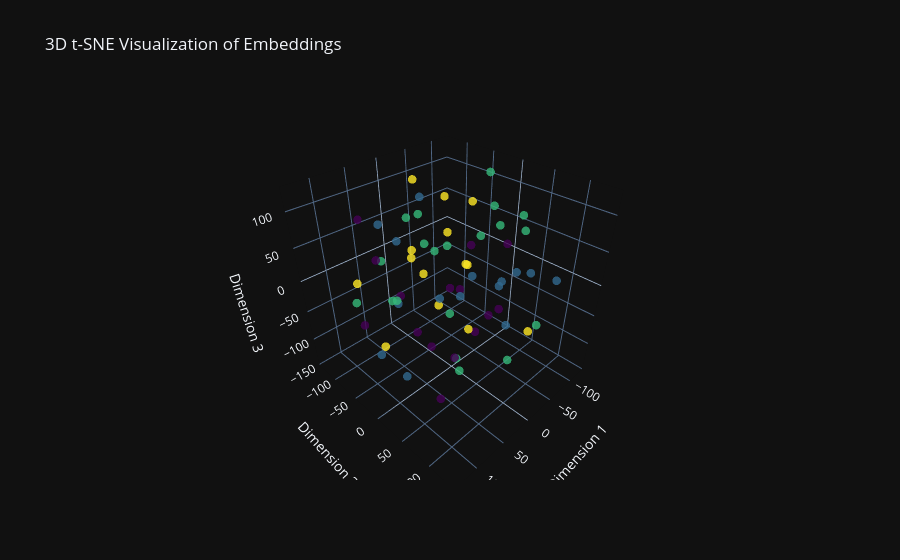

Here is the notebook cell this chart was saved with:
### Markdown cell above
This code snippet provides a summary for generating a 3D t-SNE visualization of embeddings using Plotly. It demonstrates how words that are similar to each other are positioned closer together.

### Code cell
# Get the first batch from the validation data
batch = next(iter(valid_dataloader))

# Extract the text and offsets from the batch
label, text, offsets = batch

# Send the data to the device (GPU if available)
text = text.to(device)
offsets = offsets.to(device)

# Get the embeddings bag output for the batch
embedded = model.embedding(text, offsets)

# Convert the embeddings tensor to a numpy array
embeddings_numpy = embedded.detach().cpu().numpy()

# Perform t-SNE on the embeddings to reduce their dimensionality to 3D.
X_embedded_3d = TSNE(n_components=3).fit_transform(embeddings_numpy)

# Create a 3D scatter plot using Plotly
trace = go.Scatter3d(
    x=X_embedded_3d[:, 0],
    y=X_embedded_3d[:, 1],
    z=X_embedded_3d[:, 2],
    mode='markers',
    marker=dict(
        size=5,
        color=label.numpy(),  # Use label information for color
        colorscale='Viridis',  # Choose a colorscale
        opacity=0.8
    )
)

layout = go.Layout(title="3D t-SNE Visualization of Embeddings",
                   scene=dict(xaxis_title='Dimension 1',
                              yaxis_title='Dimension 2',
                              zaxis_title='Dimension 3'))

fig = go.Figure(data=[trace], layout=layout)
fig.show()

### Figure 1 — Plotly figure (JSON) as saved in the notebook; plotly's stock layout.template omitted (floating-point values rounded to 4 significant figures)
{"data": [{"marker": {"color": [2, 2, 0, 1, 2, 3, 2, 3, 2, 1, 3, 3, 0, 2, 1, 0, 2, 0, 2, 2, 0, 1, 2, 1, 1, 3, 2, 3, 0, 1, 2, 2, 0, 3, 3, 2, 1, 0, 1, 0, 2, 2, 0, 1, 1, 3, 3, 1, 2, 1, 3, 1, 0, 0, 0, 0, 3, 2, 0, 3, 1, 2, 3, 2], "colorscale": [[0.0, "#440154"], [0.1111, "#482878"], [0.2222, "#3e4989"], [0.3333, "#31688e"], [0.4444, "#26828e"], [0.5556, "#1f9e89"], [0.6667, "#35b779"], [0.7778, "#6ece58"], [0.8889, "#b5de2b"], [1.0, "#fde725"]], "opacity": 0.8, "size": 5}, "mode": "markers", "x": [-45.32, -61.91, -80.95, 64.98, 104.4, -32.01, 14.55, -52.71, -96.42, 110.9, -74.14, 1.548, -121.7, -55.95, 75.27, 29.97, -57.57, 91.0, -10.72, -80.09, -19.59, 30.96, -51.29, -68.6, 56.67, -8.672, 26.16, 122.9, 84.21, -88.26, -0.46, 2.182, 62.63, 25.66, 49.4, -114.9, 66.92, 56.21, -4.92, -64.94, 37.88, -11.08, -25.29, -62.52, 79.74, -4.247, 130.5, -123.9, -98.62, 55.71, -114.5, 80.41, 40.31, 54.19, 30.73, 81.7, -18.77, 115.3, 14.51, 3.894, -22.32, -26.75, -34.99, 16.56], "y": [-114.9, -122.4, -61.96, 76.82, -67.35, -45.39, -133.3, -61.12, -24.58, -14.6, -40.95, 125.3, -77.65, 18.39, -11.94, 69.42, -3.149, 71.83, -1.023, 85.47, -22.92, -21.98, 71.47, 24.7, 133.5, 23.7, 40.86, -29.17, -88.45, 61.33, -32.44, -84.09, 26.28, 1.351, -20.06, -16.6, -57.69, -85.59, 77.17, 12.02, 30.01, 91.57, 60.28, 115.7, -12.99, -83.93, 24.64, 13.25, 33.49, 35.43, -70.71, -6.472, -58.33, -120.0, -38.29, 85.57, -77.2, 32.63, 95.83, 27.56, 15.48, -30.53, -111.4, -111.2], "z": [43.51, -15.47, -81.81, 50.96, -13.61, 96.9, -18.8, 31.34, 117.5, -64.22, -23.68, -6.861, -23.86, 96.76, -126.8, -23.97, 46.16, -92.92, -143.4, -68.71, -29.64, 123.0, 83.69, -26.93, 39.37, -70.22, -113.1, 43.83, -74.74, 2.396, 34.18, 65.09, -54.84, -22.5, 50.16, 35.73, 87.76, 21.33, 36.61, -84.03, 82.79, -83.91, -24.38, 28.62, 1.156, 12.58, -12.35, -34.61, 74.29, 21.65, 55.54, 90.87, -30.59, 67.66, -89.23, -21.3, -30.68, 48.32, 102.2, 42.51, 7.145, -83.31, 100.2, -79.65], "type": "scatter3d"}], "layout": {"scene": {"xaxis": {"title": {"text": "Dimension 1"}}, "yaxis": {"title": {"text": "Dimension 2"}}, "zaxis": {"title": {"text": "Dimension 3"}}}, "title": {"text": "3D t-SNE Visualization of Embeddings"}}}
